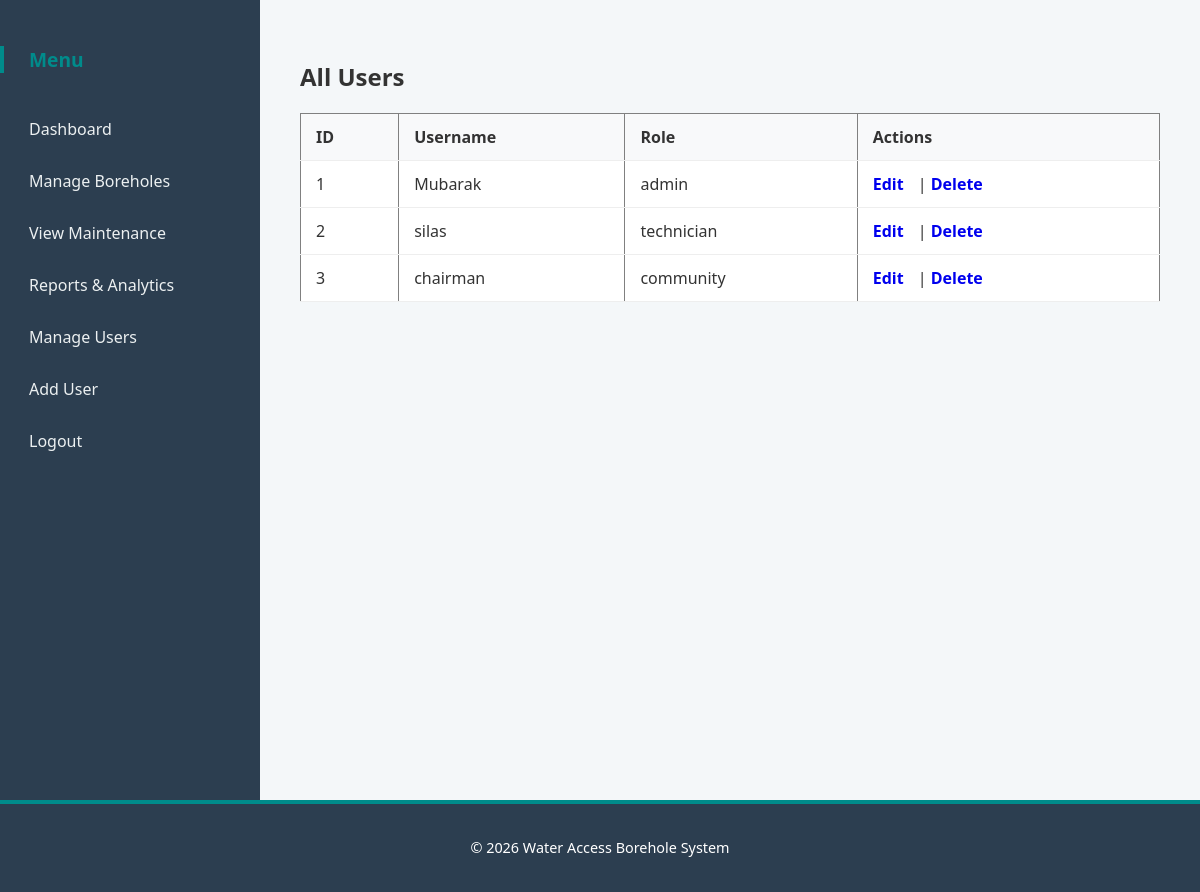
/admin/manage_users.php (signed in), run on the app's committed database.
### tables this page shows
CREATE TABLE `users` (
  `id` int(11) NOT NULL,
  `username` varchar(50) NOT NULL,
  `password` varchar(255) NOT NULL,
  `role` enum('admin','technician','community') NOT NULL
);

### admin/manage_users.php (the view, shortened to what this page needs)
<?php
include("../database.php");
$stmt = $conn->prepare("SELECT * FROM users");
$stmt->execute();
$users = $stmt->fetchAll(PDO::FETCH_ASSOC);
?>
<?php include("../includes/header.php"); ?>
<div class="dashboard-container">
  <?php include("../includes/sidebar.php"); ?>
     <main class="dashboard">
          <h2>All Users</h2>
                 <table border="1" cellpadding="10">
                        <tr>
                            <th>ID</th>
                            <th>Username</th>
                            <th>Role</th>
                            <th>Actions</th>
                        </tr>
                        <?php foreach($users as $user): ?>
                        <tr>
                            <td><?php echo $user['id']; ?></td>
                            <td><?php echo $user['username']; ?></td>
                            <td><?php echo $user['role']; ?></td>
                            <td>
                                <a href="edit_user.php?id=<?php echo $user['id']; ?>">Edit</a> |
                                <a href="manage_users.php?delete=<?php echo $user['id']; ?>"
                                onclick="return confirm('Are you sure you want to delete this user?')">
                                    Delete
                                    </a>
                                </td>
                     </tr>
                           <?php endforeach; ?>
                  </table>
    </main>
</div>
<?php include("../includes/footer.php"); ?>

### assets/css/style.css (style rules this page uses)
html, body { height: 100%; margin: 0; padding: 0; font-family: 'Segoe UI', Tahoma, Geneva, Verdana, sans-serif; background-color: #f4f7f9; color: #333; display: flex; flex-direction: column; }
main { flex: 1 0 auto; }
.dashboard-container { display: flex; flex-direction: row; min-height: 100vh; width:100% ; }
.dashboard { flex-grow: 1; padding: 40px; }
table { width: 100%; border-collapse: collapse; margin-top: 15px; background: #fff; }
table th, table td { padding: 12px 15px; border-bottom: 1px solid #eee; text-align: left; }
table th { background-color: #f8f9fa; font-weight: 600; }
table a { text-decoration: none; font-weight: bold; margin-right: 10px; }

### data on the page
users: id "1", username "Mubarak", role "admin"
users: id "2", username "silas", role "technician"
users: id "3", username "chairman", role "community"
